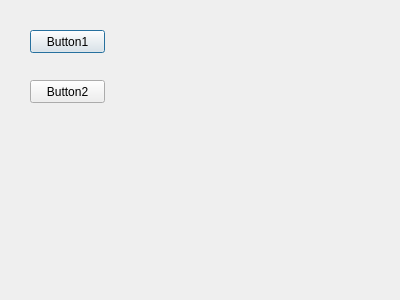
<?xml version="1.0" encoding="UTF-8"?>
<ui version="4.0">
 <class>Dialog</class>
 <widget class="QDialog" name="Dialog">
  <property name="geometry">
   <rect>
    <x>0</x>
    <y>0</y>
    <width>400</width>
    <height>300</height>
   </rect>
  </property>
  <property name="windowTitle">
   <string>Dialog</string>
  </property>
  <widget class="QPushButton" name="btn1">
   <property name="geometry">
    <rect>
     <x>30</x>
     <y>30</y>
     <width>75</width>
     <height>23</height>
    </rect>
   </property>
   <property name="text">
    <string>Button1</string>
   </property>
  </widget>
  <widget class="QPushButton" name="btn2">
   <property name="geometry">
    <rect>
     <x>30</x>
     <y>80</y>
     <width>75</width>
     <height>23</height>
    </rect>
   </property>
   <property name="text">
    <string>Button2</string>
   </property>
  </widget>
 </widget>
 <resources/>
 <connections/>
</ui>
